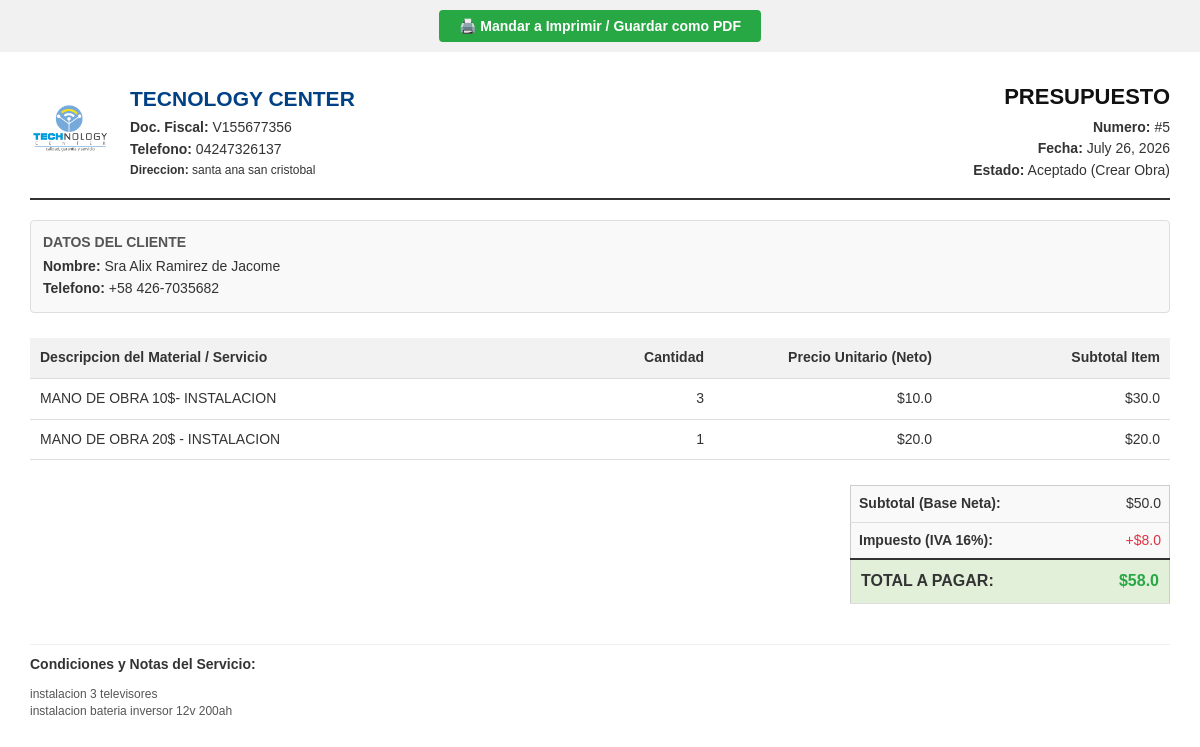
The app's page /presupuesto/5/imprimir/, older data.
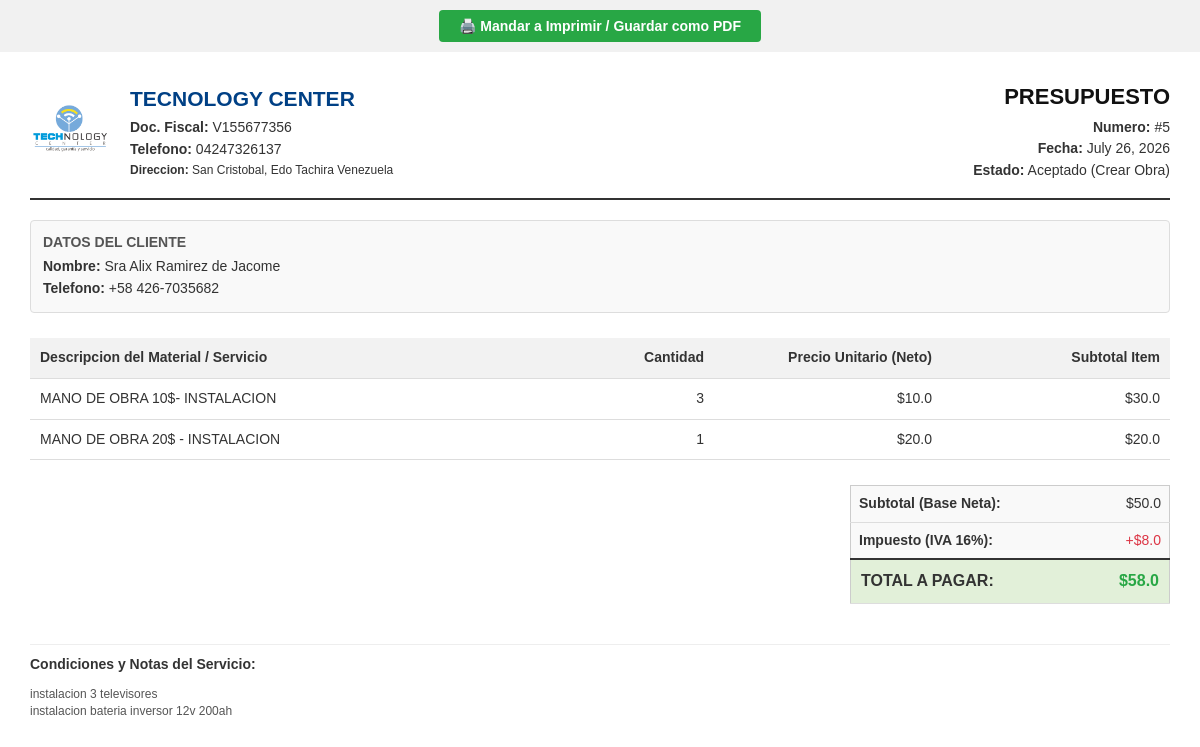
The same page, newer data.
### gestion/models.py (models this page shows, shortened)
class DatosEmpresa(models.Model):
    nombre_comercial = models.CharField(
        max_length=150, verbose_name="Nombre de la Empresa"
    )
    identificacion_fiscal = models.CharField(
        max_length=50, verbose_name="RIF / NIT / RUT"
    )
    telefono = models.CharField(max_length=50, blank=True, null=True)
    correo = models.EmailField(blank=True, null=True)
    direccion = models.TextField(blank=True, null=True)
    logo = models.ImageField(
        upload_to="empresa/",
        blank=True,
        null=True,
        verbose_name="Logotipo de la Empresa",
    )
    class Meta:
        verbose_name = "Datos de mi Empresa"
        verbose_name_plural = "Datos de mi Empresa"

### gestion/views.py (the view)
# urls.py: path("presupuesto/<int:presupuesto_id>/imprimir/", views.vista_imprimir_presupuesto, name="imprimir_presupuesto"),
def vista_imprimir_presupuesto(request, presupuesto_id):
    presupuesto = get_object_or_404(Presupuesto, id=presupuesto_id)
    empresa = DatosEmpresa.objects.first()
    if hasattr(presupuesto, 'items') and presupuesto.items.exists():
        items_base = presupuesto.items.all()
    elif hasattr(presupuesto, 'itempresupuesto_set') and presupuesto.itempresupuesto_set.exists():
        items_base = presupuesto.itempresupuesto_set.all()
    else:
        items_base = ItemPresupuesto.objects.filter(presupuesto=presupuesto)
    items_calculados = []
    for item in items_base:
        subtotal_item = float(item.subtotal) if hasattr(item, 'subtotal') else 0.0
        cantidad = int(item.cantidad) if hasattr(item, 'cantidad') else 1
        precio_unitario_neto = subtotal_item / cantidad if cantidad > 0 else 0
        items_calculados.append({
            'nombre': item.producto.nombre if hasattr(item, 'producto') and item.producto else 'Ítems diversos',
            'cantidad': cantidad,
            'precio_unitario': round(precio_unitario_neto, 2),
            'subtotal': round(subtotal_item, 2),
        })
    total_general = float(presupuesto.total_presupuesto) if hasattr(presupuesto, 'total_presupuesto') else 0.0
    subtotal_final = total_general / 1.16
    iva_final = subtotal_final * 0.16
    context = {
        'presupuesto': presupuesto,
        'empresa': empresa,
        'items_finales': items_calculados,
        'subtotal': round(subtotal_final, 2),
        'iva': round(iva_final, 2),
        'total': round(total_general, 2),
    }
    return render(request, 'gestion/imprimir_presupuesto.html', context)

### gestion/models.py (called while the page is built)
    @property
    def precio_venta(self):
        con_ganancia = float(self.precio_costo) * (
            1 + (float(self.porcentaje_ganancia) / 100)
        )
        precio_final = con_ganancia * (
            1 + (float(self.porcentaje_impuesto) / 100)
        )
        return round(precio_final, 2)

    @property
    def total_presupuesto(self):
        total = sum(
            float(item.producto.precio_venta) * int(item.cantidad)
            for item in self.items.all()
        )
        return round(total, 2)

    @property
    def subtotal(self):
        precio_venta_producto = float(self.producto.precio_venta)
        cantidad_solicitada = int(self.cantidad)
        subtotal_neto_renglon = (
            precio_venta_producto * cantidad_solicitada
        ) / 1.16
        return round(subtotal_neto_renglon, 2)

### gestion/templates/gestion/imprimir_presupuesto.html (shortened to what this page needs)
<!DOCTYPE html>
<html lang="es">
<head>
</head>
<body>
    <div class="zona-botones">
        <button onclick="window.print();" class="btn">🖨️ Mandar a Imprimir / Guardar como PDF</button>
    </div>
    <div class="encabezado">
        <div class="datos-empresa" style="display: flex; gap: 20px; align-items: center;">
            {% if empresa.logo %}
                <img src="{{ empresa.logo.url }}" alt="Logo" style="max-height: 80px; max-width: 180px; object-fit: contain;">
            {% endif %}
            <div>
                <h2 style="margin: 0 0 5px 0; color: #004085;">{{ empresa.nombre_comercial|default:"Mi Empresa S.A." }}</h2>
                <p style="margin: 2px 0;"><strong>Doc. Fiscal:</strong> {{ empresa.identificacion_fiscal|default:"Rif / Nit" }}</p>
                <p style="margin: 2px 0;"><strong>Telefono:</strong> {{ empresa.telefono|default:"-" }}</p>
                <p style="margin: 2px 0; font-size: 12px;"><strong>Direccion:</strong> {{ empresa.direccion|default:"-" }}</p>
            </div>
        </div>
        <div class="datos-documento">
            <div class="titulo-documento">PRESUPUESTO</div>
            <p style="margin: 2px 0;"><strong>Numero:</strong> #{{ presupuesto.id }}</p>
            <p style="margin: 2px 0;"><strong>Fecha:</strong> {{ presupuesto.fecha_creacion }}</p>
            <p style="margin: 2px 0;"><strong>Estado:</strong> {{ presupuesto.get_estado_display }}</p>
        </div>
    </div>
    <div class="seccion-cliente">
        <h4 style="margin: 0 0 5px 0; color: #555;">DATOS DEL CLIENTE</h4>
        <p style="margin: 2px 0;"><strong>Nombre:</strong> {{ presupuesto.cliente.nombre }}</p>
        <p style="margin: 2px 0;"><strong>Telefono:</strong> {{ presupuesto.cliente.telefono|default:"No registrado" }}</p>
    </div>
    <table>
        <thead>
            <tr>
                <th>Descripcion del Material / Servicio</th>
                <th class="text-right" style="width: 12%;">Cantidad</th>
                <th class="text-right" style="width: 20%;">Precio Unitario (Neto)</th>
                <th class="text-right" style="width: 20%;">Subtotal Item</th>
            </tr>
        </thead>
        <tbody>
            {% for item in items_finales %}
            <tr>
                <td>{{ item.nombre }}</td>
                <td class="text-right">{{ item.cantidad }}</td>
                <td class="text-right">${{ item.precio_unitario }}</td>
                <td class="text-right">${{ item.subtotal }}</td>
            </tr>
            {% endfor %}
        </tbody>
    </table>
    <div class="total-contenedor">
        <table class="tabla-totales">
            <tr>
                <td><strong>Subtotal (Base Neta):</strong></td>
                <td class="text-right">${{ subtotal }}</td>
            </tr>
            <tr>
                <td><strong>Impuesto (IVA 16%):</strong></td>
                <td class="text-right" style="color: #dc3545;">+${{ iva }}</td>
            </tr>
            <tr style="font-size: 16px; background: #e2f0d9;">
                <td style="border-top: 2px solid #333; padding: 10px;"><strong>TOTAL A PAGAR:</strong></td>
                <td class="text-right" style="border-top: 2px solid #333; padding: 10px; color: #28a745; font-weight: bold;">
                    ${{ total }}
                </td>
            </tr>
        </table>
    </div>
    {% if presupuesto.notas_adicionales %}
    <div style="margin-top: 40px; border-top: 1px solid #eee; padding-top: 10px;">
        <strong>Condiciones y Notas del Servicio:</strong>
        <p style="font-size: 12px; color: #555; white-space: pre-wrap;">{{ presupuesto.notas_adicionales }}</p>
    </div>
    {% endif %}
</body>
</html>

Row changes from the older to the newer data that the page shows:
changed DatosEmpresa "TECNOLOGY CENTER": direccion "santa ana san cristobal" → "San Cristobal, Edo Tachira Venezuela"
